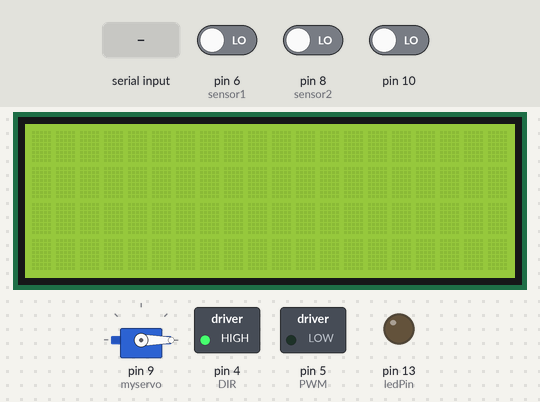
The sketch below on a simulated Arduino Uno, built with avr-gcc and run on an emulated ATmega328P. Parts: servo, 20×4 character LCD, switched loads named in the sketch (green lamp = pin HIGH), output pins drawn as LEDs (lit = HIGH). The test bench sets the inputs (shaded band); at power-on: pin 8 (sensor2) LOW, pin 6 (sensor1) LOW, pin 10 LOW. What the sketch prints to the serial monitor is not drawn.

Above: at 1.2 s.
1.3 s: "1\n" received over Serial
At 1.6 s:
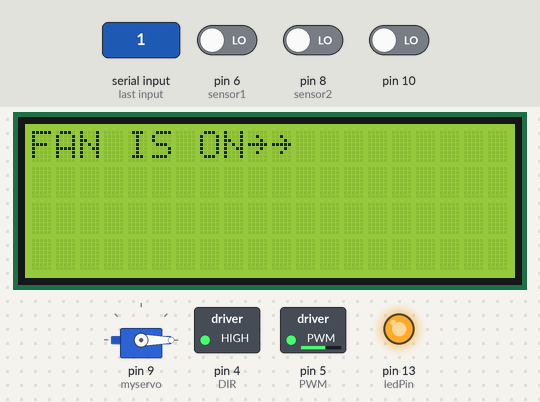
2.8 s: pin 8 (sensor2) driven HIGH
At 5.57 s:
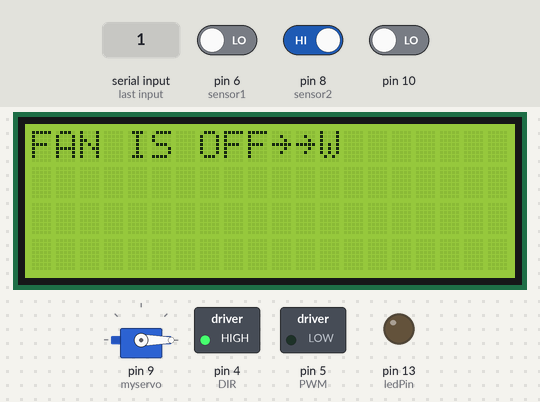
5.8 s: "1\n" received over Serial
At 6.2 s:
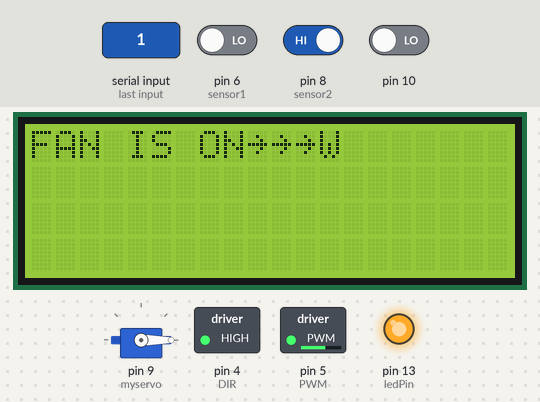
7.3 s: pin 8 (sensor2) driven LOW
At 9.99 s:
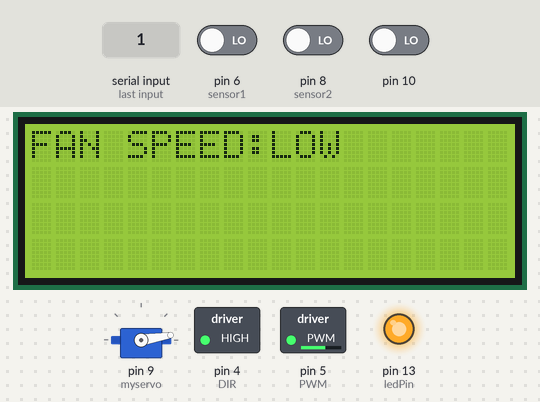
Timing chart, 0 to 14.1 s (numbered marks = the images above; inputs shaded):
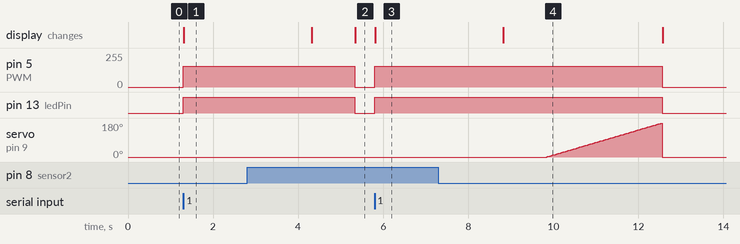

Measured:
- after the input at 1.3 s, pin 5 (PWM): 0/255 → 155/255 at once; pin 13 (ledPin): LOW → HIGH at once; the display: changes at once (image 1)
- after the input at 2.8 s, pin 5 (PWM): 155/255 → 0/255 after 2.5 s; pin 13 (ledPin): HIGH → LOW after 2.5 s; servo on pin 9 (myservo): stays 0° (without the input it goes to 1° after 2.5 s); the display: first differs from a run without the input after 2.5 s (image 2)
- after the input at 5.8 s, pin 5 (PWM): 0/255 → 155/255 at once; pin 13 (ledPin): LOW → HIGH at once; the display: changes at once (image 3)
- after the input at 7.3 s, pin 5 (PWM): 155/255 → 0/255 after 5.3 s instead of 2.5 s; pin 13 (ledPin): HIGH → LOW after 5.3 s instead of 2.5 s; servo on pin 9 (myservo): rises from 0° to 179° in 2.7 s, then falls to 0° in 0.03 s

The sketch:

01-Receiver_Arduino_.ino
```cpp
#include <Servo.h>
#include <Wire.h> // Library for I2C communication
#include <LiquidCrystal_I2C.h> // Library for LCD

LiquidCrystal_I2C lcd = LiquidCrystal_I2C(0x27, 20, 4);

Servo myservo;//initilize the servo
int pos=0;

//initialize memory
int mem=1;
int memo=0;

//initialize sensor to pin6 & pin8
int sensor1=6;
int sensor2=8;
int off=0;
//initialize the location1 and location2
int dis1;
int dis2;
//initialize led to pin13
int ledPin=13;

//intialize the motor rotation and speed to pin4 & pin5
int DIR=4;
int PWM=5;

void setup()
{
  Serial.begin(9600);
  //set servo to pin9
  myservo.attach(9);
  //set pin6, pin8 & pin10 as input
  pinMode(sensor1,INPUT);
  pinMode(sensor2,INPUT);
  pinMode(10,INPUT);
  //initialize servo at zero degree
  myservo.write(0);
  //set pin4,pin5 & pin13 as output
  pinMode(ledPin,OUTPUT);
  pinMode(DIR,OUTPUT);
  pinMode(PWM,OUTPUT);
  //intialize led & motor to be off
  digitalWrite(ledPin,LOW);
  digitalWrite(DIR,HIGH);
  analogWrite(PWM,0);
  //intialize the display
  lcd.init();
  lcd.backlight();
}

void loop()
{
  com();//get into serial communication
  if(memo==1)//pass if fan is on
  {
    //read input from sensors & switch
    dis1=digitalRead(sensor1);
    dis2=digitalRead(sensor2);
    off=digitalRead(10);
    //servo movement based on the sensor detection
    if(mem==1 && dis1==HIGH && dis2==LOW)
    {
      moveTo(0,180);//get into function moveTo
      mem=2;//save the last fan's location
    }
    else if(mem==1 && dis1==LOW && dis2==LOW)
    {
      moveTo(0,180);
      mem=2;
    }
    else if(mem==1 && dis1==LOW && dis2==HIGH)
    {
      myservo.write(0);
      mem=1;
    }
    else if(mem==1 && dis1==HIGH && dis2==HIGH)
    {
      myservo.write(0);
      mem=1;
    }
    else if(mem==2 && dis1==LOW && dis2==HIGH)
    {
      moveFrom(180,0);
      mem=1;
    }
    else if(mem==2 && dis1==LOW && dis2==LOW)
    {
      moveFrom(180,0);
      mem=1;
    }
     else if(mem==2 && dis1==HIGH && dis2==LOW)
    {
      myservo.write(180);
      mem=2;
    }
    else if(mem==2 && dis1==HIGH && dis2==HIGH)
    {
      myservo.write(180);
      mem=2;
    }
    if(off==LOW)
    {
      digitalWrite(ledPin,LOW);
      analogWrite(PWM,0);
      myservo.write(0);
      lcd.setCursor(0, 0); // Set the cursor on the first column and first row.
      lcd.print("FAN IS OFF~~");
      memo=0;//save either the fan is on or not(mem=0:off)
      Serial.println(memo);
    }
  }
}

void moveTo(int pos1,int pos2)
{
  //servo moves degree by degree from low to high
  for (pos=pos1;pos<=pos2;pos+=1)
  {
    myservo.write(pos);
    delay(15);
  }
}

void moveFrom(int pos1,int pos2)
{
  //servo moves degree by degree from high to low
  for (pos=pos1;pos>=pos2;pos-=1)
  {
    myservo.write(pos);
    delay(15);
  }
}

void com()
{
  //receive serial commnication from python
  if (Serial.available() > 0)
  {
    //transform string into int
    String payload = Serial.readStringUntil('\r\n');
    int Incoming_value=payload.toInt();
    if (memo==0 && Incoming_value == 1)//turn on the fan if the condition is satisfied
    {
      myservo.write(0);
      digitalWrite(ledPin,HIGH);
      analogWrite(PWM,155);
      //display
      lcd.setCursor(0, 0); // Set the cursor on the first column and first row.
      lcd.print("FAN IS ON~~");
      delay(3000);
      lcd.setCursor(0, 0); // Set the cursor on the first column and first row.
      lcd.print("FAN SPEED:LOW");
      delay(1000);
      memo=1;
    }
    //control the speed of the motor(fan)
    else if (memo==1 && Incoming_value == 1)
    {
      digitalWrite(ledPin,HIGH);
      analogWrite(PWM,155);
      lcd.setCursor(0, 0); // Set the cursor on the first column and first row.
      lcd.print("FAN SPEED:LOW   ");
      memo=1;
    }
    else if (memo==1 && Incoming_value == 2)
    {
      digitalWrite(ledPin,HIGH);
      analogWrite(PWM,205);
      lcd.setCursor(0, 0); // Set the cursor on the first column and first row.
      lcd.print("FAN SPEED:MED");
      memo=1;
    }
    else if (memo==1 && Incoming_value == 3)
    {
      digitalWrite(ledPin,HIGH);
      analogWrite(PWM,255);
      lcd.setCursor(0, 0); // Set the cursor on the first column and first row.
      lcd.print("FAN SPEED:HIGH   ");
      memo=1;
    }
  }
}
```
